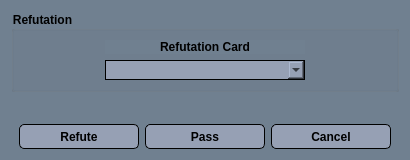
<?xml version="1.0" encoding="UTF-8"?>
<ui version="4.0">
 <class>RefutationDialog</class>
 <widget class="QDialog" name="RefutationDialog">
  <property name="geometry">
   <rect>
    <x>0</x>
    <y>0</y>
    <width>410</width>
    <height>160</height>
   </rect>
  </property>
  <property name="minimumSize">
   <size>
    <width>410</width>
    <height>130</height>
   </size>
  </property>
  <property name="maximumSize">
   <size>
    <width>410</width>
    <height>160</height>
   </size>
  </property>
  <property name="windowTitle">
   <string>Dialog</string>
  </property>
  <property name="styleSheet">
   <string notr="true">QWidget {
background-color: rgb(112,128,144);
}

QLabel {
color: black;
font-weight: bold;
}

QComboBox {
color: black;
background-color:  rgb(150,160,180) ;
border-width: 1px;
border-style: solid;
padding: 1px 0px 1px 3px;
}

QPushButton {
color: rgb(0,0,0);
font-weight: bold;
background-color: rgb(150,160,180);
border: 1px solid black;
border-radius: 5px;
}

QPushButton:hover {
color: rgb(0,0,0);
font-weight: bold;
background-color: rgb(250,250,250);
border: 1px solid black;
border-radius: 5px;
}

QPushButton:disabled {
color: darkgrey;
font-weight: bold;
background-color:lightgrey;
border: 1px solid darkgrey;
border-radius: 5px;
}</string>
  </property>
  <layout class="QVBoxLayout" name="verticalLayout">
   <item>
    <widget class="QGroupBox" name="gbRefutation">
     <property name="styleSheet">
      <string notr="true">QGroupBox {
font-weight: bold;
}</string>
     </property>
     <property name="title">
      <string>Refutation</string>
     </property>
     <layout class="QGridLayout" name="gridLayout">
      <item row="1" column="2">
       <spacer name="horizontalSpacer_4">
        <property name="orientation">
         <enum>Qt::Horizontal</enum>
        </property>
        <property name="sizeHint" stdset="0">
         <size>
          <width>40</width>
          <height>20</height>
         </size>
        </property>
       </spacer>
      </item>
      <item row="1" column="0">
       <spacer name="horizontalSpacer_3">
        <property name="orientation">
         <enum>Qt::Horizontal</enum>
        </property>
        <property name="sizeHint" stdset="0">
         <size>
          <width>40</width>
          <height>20</height>
         </size>
        </property>
       </spacer>
      </item>
      <item row="1" column="1">
       <widget class="QComboBox" name="cbRefutation">
        <property name="minimumSize">
         <size>
          <width>200</width>
          <height>0</height>
         </size>
        </property>
       </widget>
      </item>
      <item row="0" column="1">
       <widget class="QLabel" name="label">
        <property name="text">
         <string>Refutation Card</string>
        </property>
        <property name="alignment">
         <set>Qt::AlignCenter</set>
        </property>
       </widget>
      </item>
     </layout>
    </widget>
   </item>
   <item>
    <spacer name="verticalSpacer">
     <property name="orientation">
      <enum>Qt::Vertical</enum>
     </property>
     <property name="sizeHint" stdset="0">
      <size>
       <width>20</width>
       <height>40</height>
      </size>
     </property>
    </spacer>
   </item>
   <item>
    <layout class="QHBoxLayout" name="horizontalLayout">
     <item>
      <spacer name="horizontalSpacer_2">
       <property name="orientation">
        <enum>Qt::Horizontal</enum>
       </property>
       <property name="sizeHint" stdset="0">
        <size>
         <width>40</width>
         <height>20</height>
        </size>
       </property>
      </spacer>
     </item>
     <item>
      <widget class="QPushButton" name="btnRefute">
       <property name="minimumSize">
        <size>
         <width>120</width>
         <height>25</height>
        </size>
       </property>
       <property name="text">
        <string>Refute</string>
       </property>
      </widget>
     </item>
     <item>
      <widget class="QPushButton" name="btnPass">
       <property name="minimumSize">
        <size>
         <width>120</width>
         <height>25</height>
        </size>
       </property>
       <property name="text">
        <string>Pass</string>
       </property>
      </widget>
     </item>
     <item>
      <widget class="QPushButton" name="btnCancel">
       <property name="minimumSize">
        <size>
         <width>120</width>
         <height>25</height>
        </size>
       </property>
       <property name="text">
        <string>Cancel</string>
       </property>
      </widget>
     </item>
     <item>
      <spacer name="horizontalSpacer">
       <property name="orientation">
        <enum>Qt::Horizontal</enum>
       </property>
       <property name="sizeHint" stdset="0">
        <size>
         <width>40</width>
         <height>20</height>
        </size>
       </property>
      </spacer>
     </item>
    </layout>
   </item>
  </layout>
 </widget>
 <resources/>
 <connections/>
</ui>
